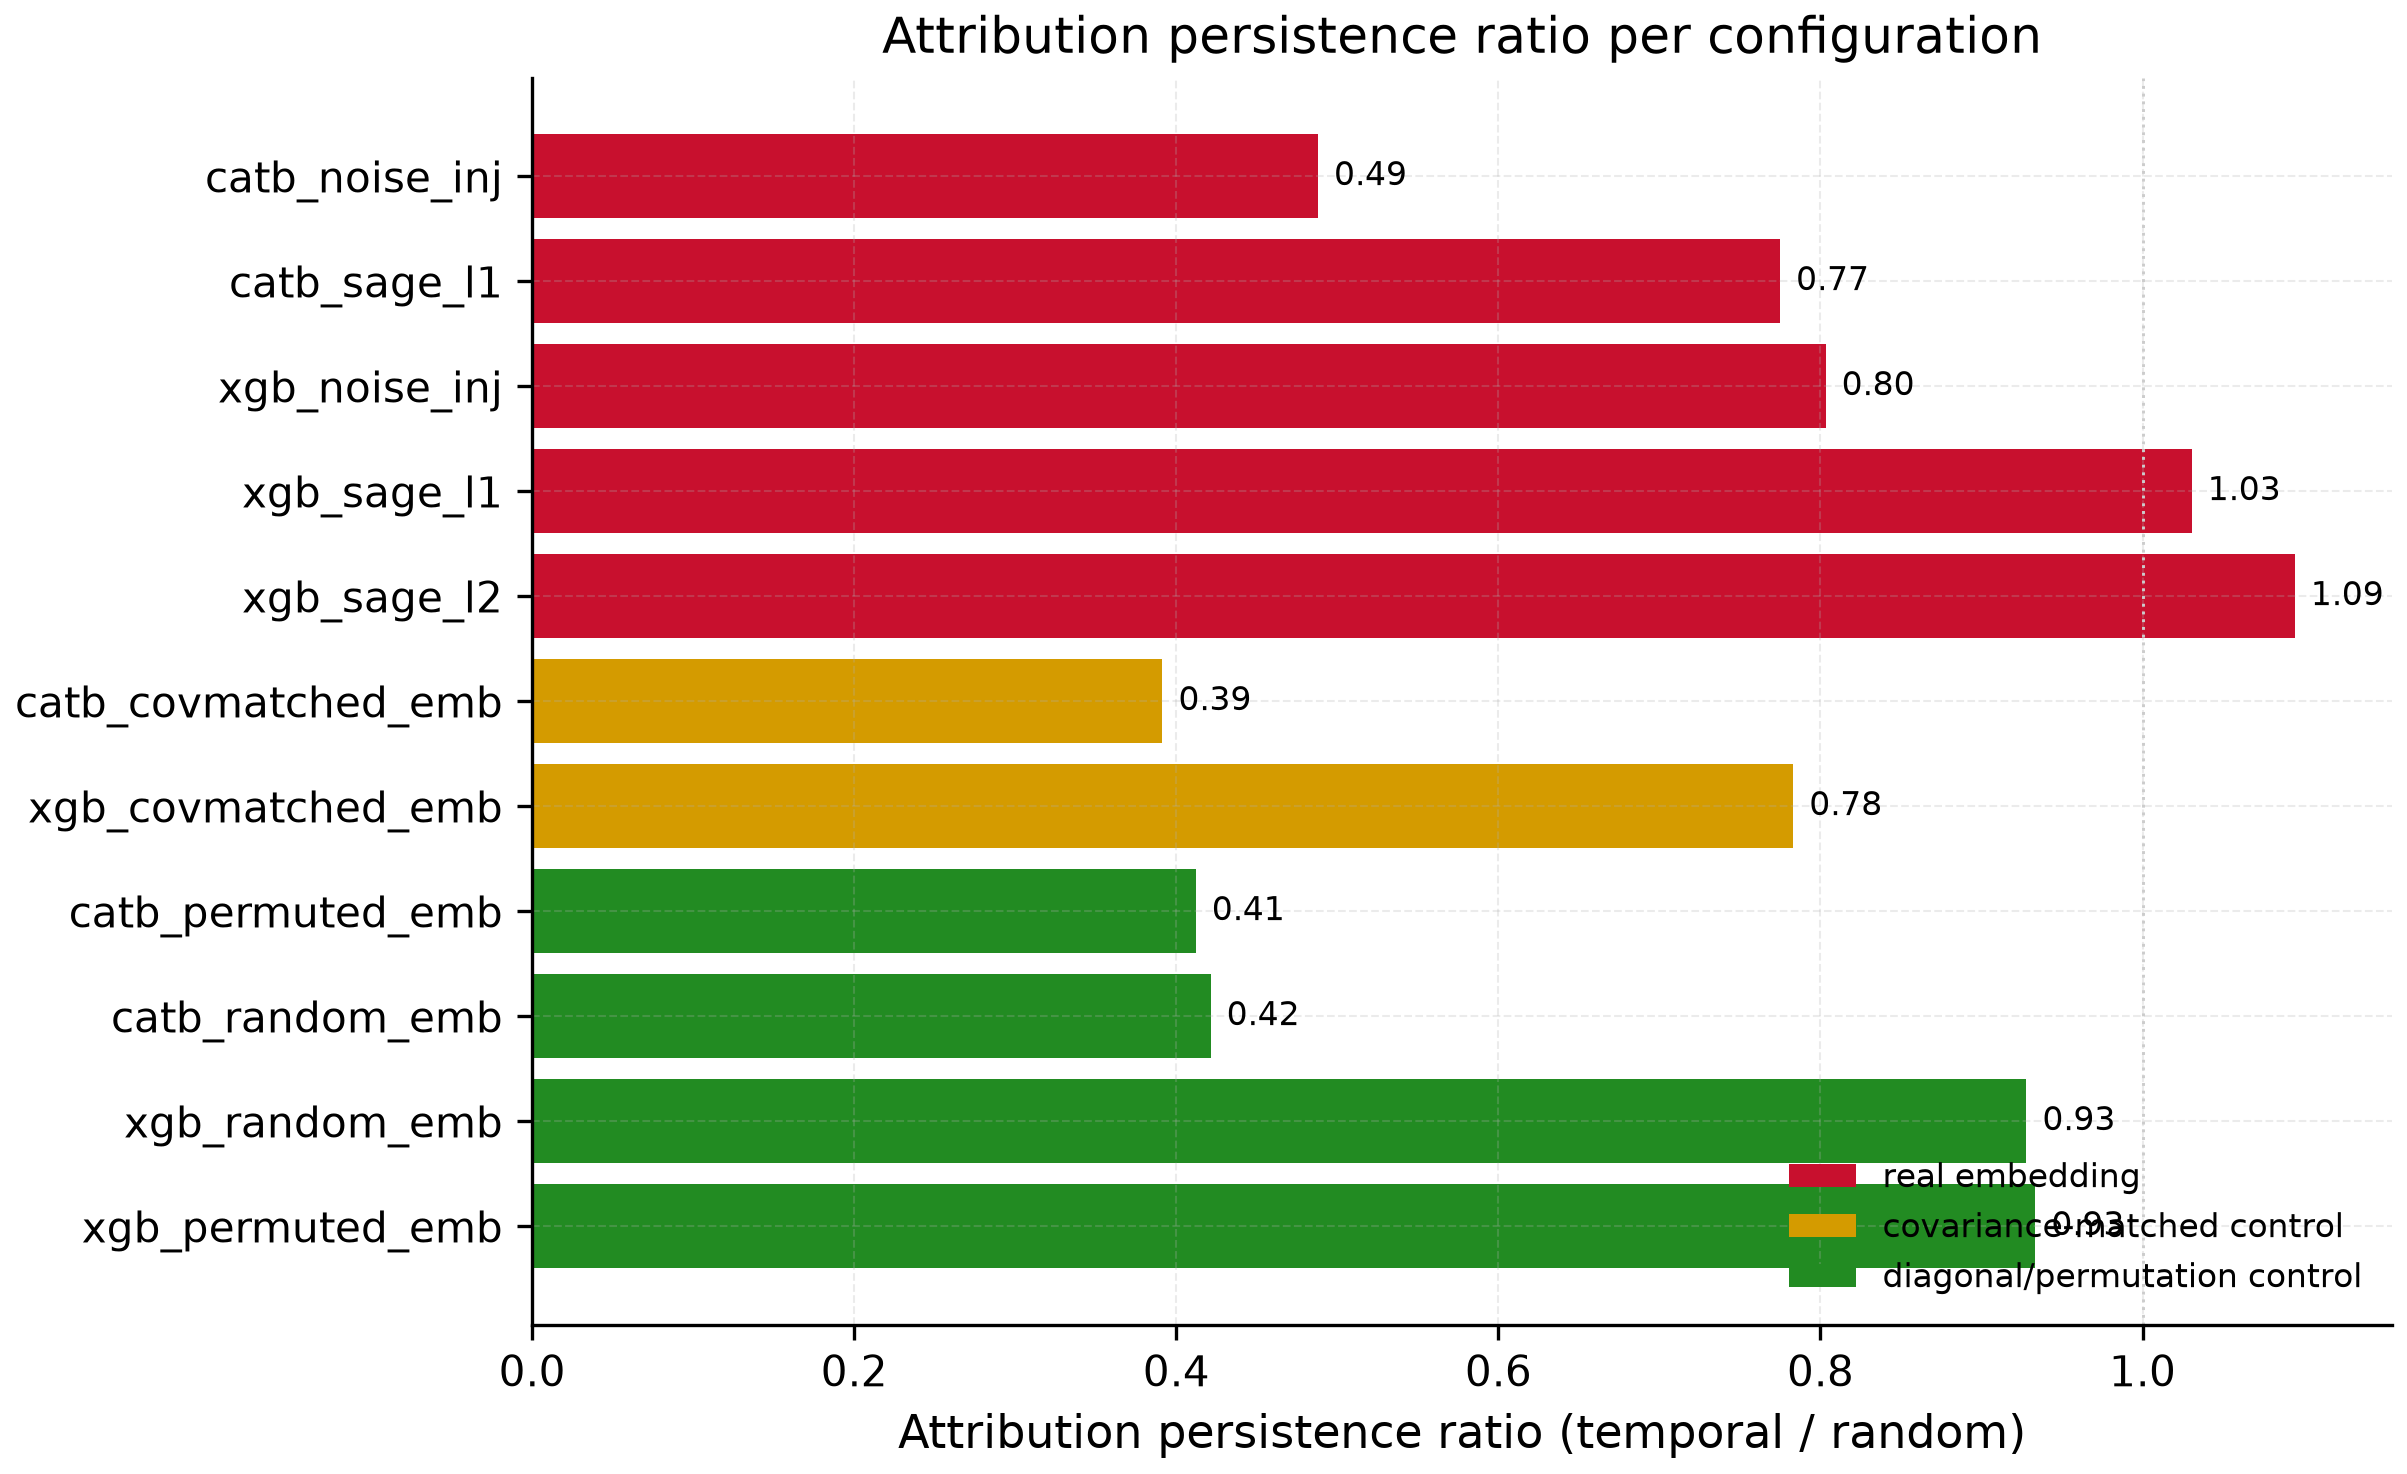

Reproduce this figure in Python.
"""
Quantlet F3b_persistence_bimodal

Attribution-persistence-ratio plot per configuration across three groups:
  - real embedding (red): xgb_sage_l1/l2, catb_sage_l1, *_noise_inj
  - covariance-matched control (amber): xgb_covmatched_emb (~0.55,
    between the two clusters)
  - diagonal/permutation controls (green): xgb/catb random_emb, permuted_emb

The metric separates the diagonal-scale controls from the embedding-bearing
configurations, but the covariance-matched control lands between the two
bands, so the ratio does NOT isolate graph structure as a single-metric
separator. Reported descriptively.

Datafile(s): T1b_attribution_persistence.csv
Output:      F3b_persistence_bimodal.pdf, F3b_persistence_bimodal.png

Run from inside this folder:
    python F3b_persistence_bimodal.py
or open F3b_persistence_bimodal.ipynb in Jupyter.
"""
from pathlib import Path

PALETTE = {
    "main_blue": "#003DA5",
    "ida_red":   "#C8102E",   # real embedding
    "forest":    "#228B22",   # diagonal/permutation controls
    "amber":     "#D49B00",   # covariance-matched control
    "crimson":   "#DC143C",
    "grey":      "#777777",
    "light":     "#CCCCCC",
}

def set_rcparams():
    import matplotlib as mpl
    mpl.rcParams.update({
        "font.family": "DejaVu Sans",
        "font.size": 11, "axes.labelsize": 11, "axes.titlesize": 12,
        "axes.spines.top": False, "axes.spines.right": False,
        "axes.grid": True, "grid.alpha": 0.25,
        "grid.linestyle": "--", "grid.linewidth": 0.5,
        "legend.frameon": False, "legend.fontsize": 10,
        "xtick.labelsize": 10, "ytick.labelsize": 10,
        "figure.dpi": 100, "savefig.dpi": 300,
        "savefig.bbox": "tight", "savefig.pad_inches": 0.05,
        "pdf.fonttype": 42, "ps.fonttype": 42,
    })

def save_fig(fig, name, out_dir):
    out_dir = Path(out_dir); out_dir.mkdir(parents=True, exist_ok=True)
    pdf = out_dir / f"{name}.pdf"; png = out_dir / f"{name}.png"
    fig.savefig(pdf, transparent=True); fig.savefig(png, transparent=True)
    return pdf, png


import pandas as pd
import matplotlib.pyplot as plt

set_rcparams()
df = pd.read_csv("T1b_attribution_persistence.csv").set_index("config")

real_configs = [c for c in ("xgb_sage_l1", "xgb_sage_l2", "catb_sage_l1",
                             "xgb_noise_inj", "catb_noise_inj")
                if c in df.index]
cov_configs  = [c for c in ("xgb_covmatched_emb", "catb_covmatched_emb")
                if c in df.index]
ctrl_configs = [c for c in ("xgb_random_emb", "xgb_permuted_emb",
                             "catb_random_emb", "catb_permuted_emb")
                if c in df.index]

# Within each group, sort by ratio descending; stack groups so amber
# lands visibly between red and green.
def _by_ratio_desc(cs):
    return sorted(cs, key=lambda c: df.loc[c, "persistence_ratio"], reverse=True)

real_configs = _by_ratio_desc(real_configs)
cov_configs  = _by_ratio_desc(cov_configs)
ctrl_configs = _by_ratio_desc(ctrl_configs)

# barh draws first-passed at the BOTTOM, so feed bottom-up.
order_bottom_up = ctrl_configs + cov_configs + real_configs

fig, ax = plt.subplots(figsize=(8, 5.4))
for cfg in order_bottom_up:
    val = float(df.loc[cfg, "persistence_ratio"])
    if cfg in real_configs:
        color, label = PALETTE["ida_red"], "real embedding"
    elif cfg in cov_configs:
        color, label = PALETTE["amber"], "covariance-matched control"
    else:
        color, label = PALETTE["forest"], "diagonal/permutation control"
    ax.barh(cfg, val, color=color, label=label)
    ax.text(val + 0.01, cfg, f"{val:.2f}", va="center", fontsize=8)

ax.axvline(1.0, ls=":", color=PALETTE["light"], linewidth=0.7)

# Deduplicate legend; fix order red, amber, green.
handles, labels = ax.get_legend_handles_labels()
seen = {}
for h, l in zip(handles, labels):
    if l not in seen:
        seen[l] = h
legend_order = ["real embedding", "covariance-matched control",
                "diagonal/permutation control"]
legend_order = [l for l in legend_order if l in seen]
ax.legend([seen[l] for l in legend_order], legend_order,
          loc="lower right", frameon=False, fontsize=8)

xmax = max(df.loc[order_bottom_up, "persistence_ratio"].max(), 1.1) * 1.05
ax.set_xlim(0, xmax)
ax.set_xlabel("Attribution persistence ratio (temporal / random)")
ax.set_title("Attribution persistence ratio per configuration")
pdf, png = save_fig(fig, "F3b_persistence_bimodal", ".")
plt.close(fig)
print("saved:", pdf)
